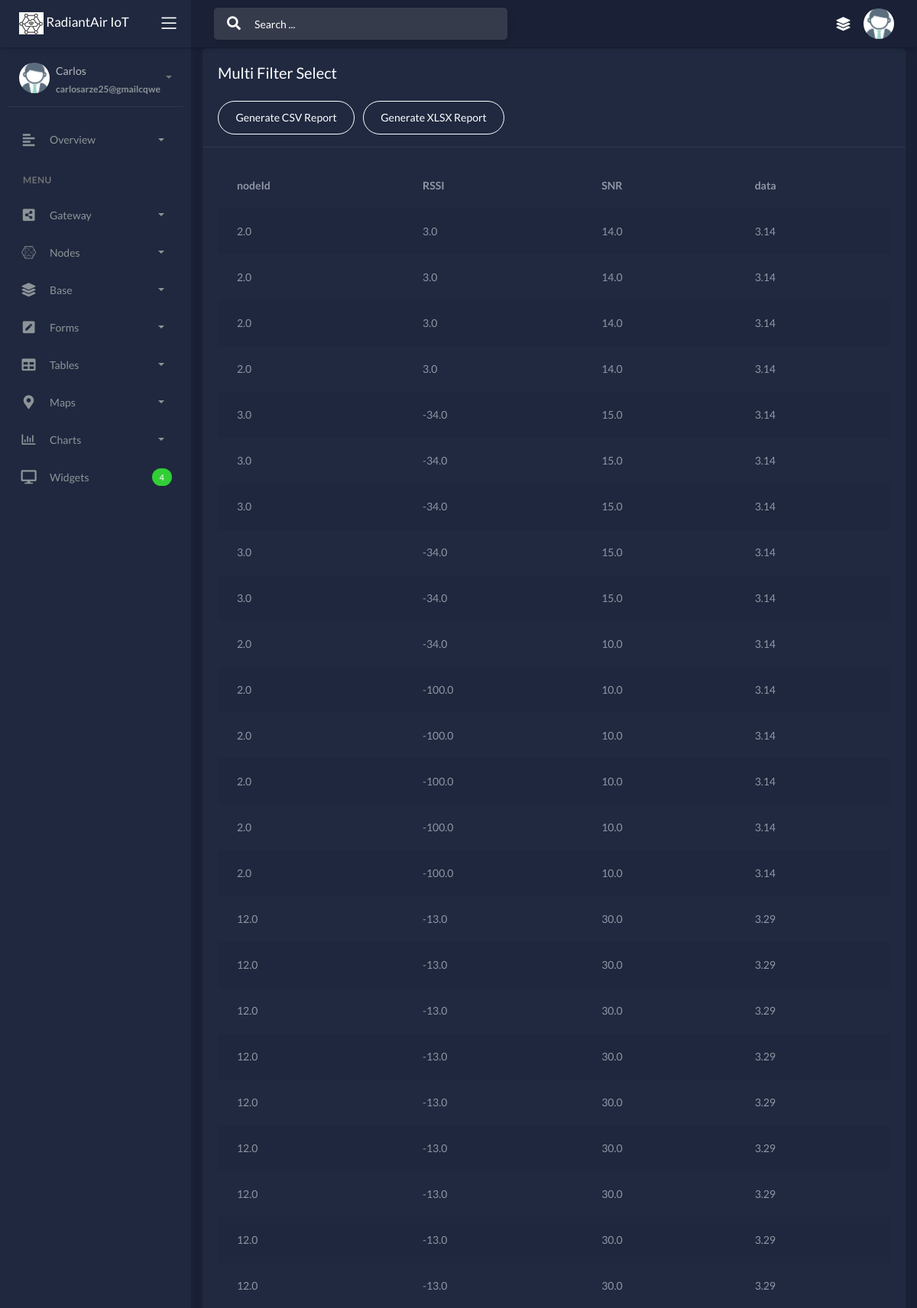
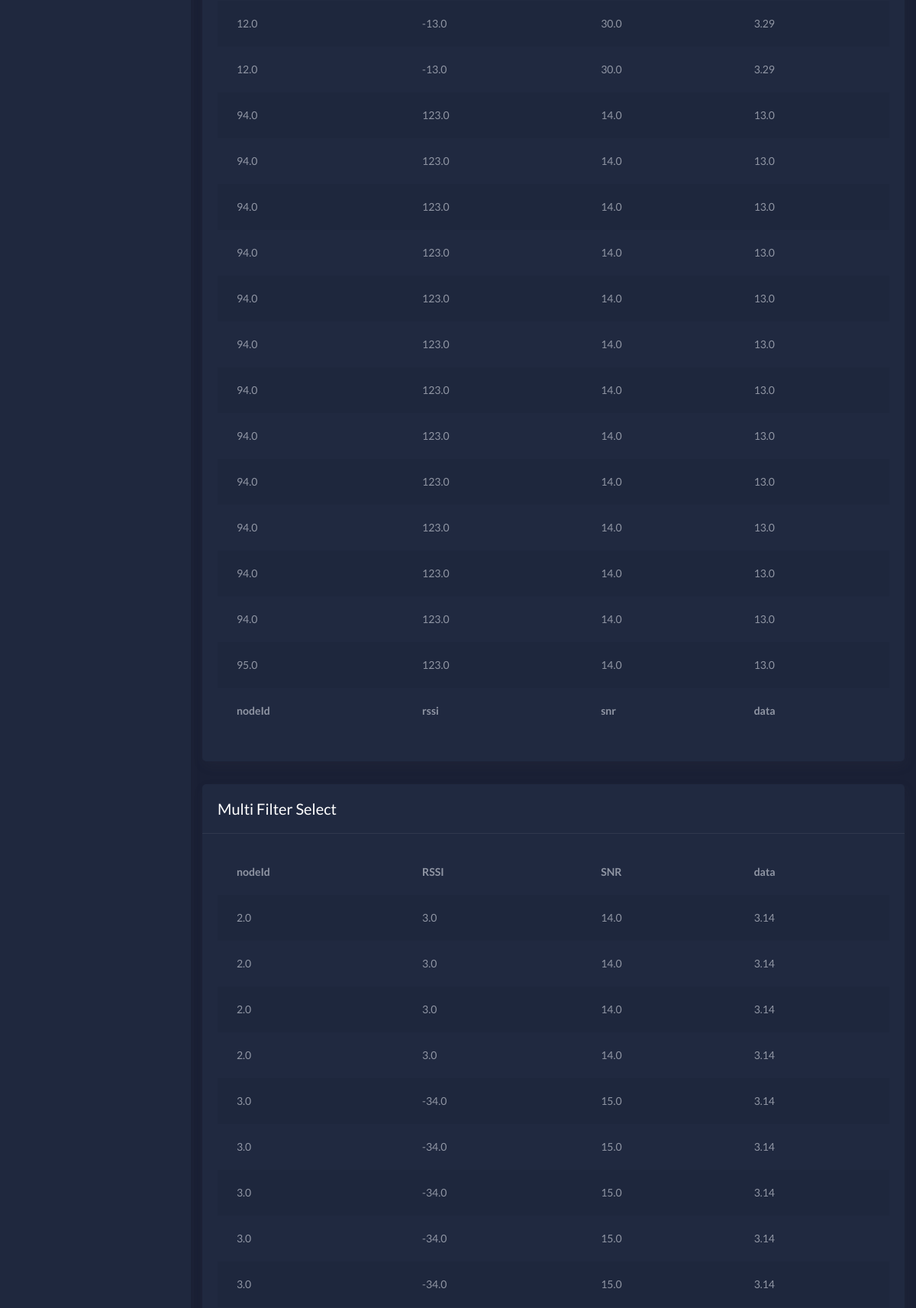
Page /node1metrics.html (signed in, upper part) on the committed database (2 pictures, top to bottom).
### apps/authentication/models.py (models this page shows, shortened)
class Users(db.Model, UserMixin):
    __tablename__ = 'Users'
    id = db.Column(db.Integer, primary_key=True)
    username = db.Column(db.String(64), unique=True)
    email = db.Column(db.String(64), unique=True)
    password = db.Column(db.LargeBinary)

class Node(db.Model,UserMixin):
    __tablename__ = 'Node'
    id= db.Column(db.Integer,primary_key=True)
    nodeId=db.Column(db.Float,nullable=False)
    rssi=db.Column(db.Float,nullable=False)
    snr=db.Column(db.Float,nullable=False)
    data=db.Column(db.Float,nullable=False)

### apps/home/routes.py (the view)
@blueprint.route('/<template>')
@login_required
def route_template(template):
    try:
        if not template.endswith('.html'):
            template += '.html'
        segment = get_segment(request)
        if template=="node1metrics.html":
            user=Users.query.order_by(Users.id).all()
            node=Node.query.order_by(Node.id).all()
            return render_template("home/" + template, segment=segment,user=user,node=node)
        return render_template("home/" + template, segment=segment)
    except TemplateNotFound:
        return render_template('home/page-404.html'), 404
    except:
        return render_template('home/page-500.html'), 500

### apps/__init__.py (called while the page is built)
def configure_database(app):
    @app.before_first_request
    def initialize_database():
        try:
            db.create_all()
        except Exception as e:
            print('> Error: DBMS Exception: ' + str(e) )
            basedir = os.path.abspath(os.path.dirname(__file__))
            app.config['SQLALCHEMY_DATABASE_URI'] = SQLALCHEMY_DATABASE_URI = 'sqlite:///' + os.path.join(basedir, 'db.sqlite3')
            db.create_all()
    @app.teardown_request
    def shutdown_session(exception=None):
        db.session.remove()

### apps/authentication/models.py (called while the page is built)
@login_manager.user_loader
def user_loader(id):
    return Users.query.filter_by(id=id).first()

### apps/home/routes.py (called while the page is built)
def get_segment(request):
    try:
        segment = request.path.split('/')[-1]
        if segment == '':
            segment = 'index'
        return segment
    except:
        return None

### apps/templates/home/node1metrics.html (shortened to what this page needs)
{% extends "layouts/base.html" %}
{% block stylesheets %}{% endblock stylesheets %} {% block content %}
<br /><br /><br />
<div class="col-md-12">
  <div class="card">
    <div class="card-header">
      <h4 class="card-title">Multi Filter Select</h4>
      <br>
      <a href="{{ url_for('.download_report_csv') }}" class="btn btn-white btn-border btn-round mr-2">Generate CSV Report</a>
      <a href="{{ url_for('.download_report_xlsx') }}" class="btn btn-white btn-border btn-round mr-2">Generate XLSX Report</a>
    </div>
    <div class="card-body">
      <div class="table-responsive">
        <table
          id="multi-filter-select"
          class="display table table-striped table-hover"
        >
          <thead>
            <tr>
              <th>nodeId</th>
              <th>RSSI</th>
              <th>SNR</th>
              <th>data</th>
            </tr>
          </thead>
          <tfoot>
            <tr>
              <th>nodeId</th>
              <th>rssi</th>
              <th>snr</th>
              <th>data</th>
            </tr>
          </tfoot>
          <tbody>
            {% for n in node %}
            <tr>
              <td>{{n.nodeId}}</td>
              <td>{{n.rssi}}</td>
              <td>{{n.snr}}</td>
              <td>{{n.data}}</td>
            </tr>
            {% endfor %}
          </tbody>
        </table>
      </div>
    </div>
  </div>
</div>
<div class="col-md-12">
  <div class="card">
    <div class="card-header">
      <h4 class="card-title">Multi Filter Select</h4>
    </div>
    <div class="card-body">
      <div class="table-responsive">
        <table
          id="multi-filter-select2"
          class="display table table-striped table-hover"
        >
          <thead>
            <tr>
              <th>nodeId</th>
              <th>RSSI</th>
              <th>SNR</th>
              <th>data</th>
            </tr>
          </thead>
          <tbody>
            {% for n in node %}
            <tr>
              <td>{{n.nodeId}}</td>
              <td>{{n.rssi}}</td>
              <td>{{n.snr}}</td>
              <td>{{n.data}}</td>
            </tr>
            {% endfor %}
          </tbody>
        </table>
      </div>
    </div>
  </div>
</div>
{% endblock content %}

### apps/templates/layouts/base.html (shortened to what this page needs)
<!DOCTYPE html>
<html lang="en">
<head>
	<link rel="stylesheet" href="/static/assets/css/bootstrap.min.css">
	<link rel="stylesheet" href="/static/assets/css/atlantis.min.css">
	<link rel="stylesheet" href="/static/assets/css/demo.css">
</head>
<body data-background-color="dark">
	<div class="wrapper">
        {% include 'includes/navigation.html' %}
        {% include 'includes/sidebar.html' %}
		<div class="main-panel">
			{% block content %}{% endblock content %}
		</div>
	</div>
</body>
</html>

### apps/templates/includes/navigation.html (shortened to what this page needs)
		<div class="main-header">
			<div class="logo-header" data-background-color="dark2">
				<a href="index.html" class="logo">
					<img src="/static/assets/img/logdiy.jpg"></img>
					<span style="color:white">RadiantAir IoT </span>
				</a>
				<div class="nav-toggle">
					<button class="btn btn-toggle toggle-sidebar">
						<i class="icon-menu"></i>
					</button>
				</div>
			</div>
			<nav class="navbar navbar-header navbar-expand-lg" data-background-color="dark">
				{% if current_user.is_authenticated %}
				<div class="container-fluid">
					<div class="collapse" id="search-nav">
						<form class="navbar-left navbar-form nav-search mr-md-3">
							<div class="input-group">
								<div class="input-group-prepend">
									<button type="submit" class="btn btn-search pr-1">
										<i class="fa fa-search search-icon"></i>
									</button>
								</div>
								<input type="text" placeholder="Search ..." class="form-control">
							</div>
						</form>
					</div>
					<ul class="navbar-nav topbar-nav ml-md-auto align-items-center">
						<li class="nav-item dropdown hidden-caret">
							<a class="nav-link" data-toggle="dropdown" href="#" aria-expanded="false">
								<i class="fas fa-layer-group"></i>
							</a>
						</li>
						<li class="nav-item dropdown hidden-caret">
							<a class="dropdown-toggle profile-pic" data-toggle="dropdown" href="#" aria-expanded="false">
								<div class="avatar-sm">
									<img src="/static/assets/img/profile.jpg" alt="..." class="avatar-img rounded-circle">
								</div>
							</a>
						</li>
					</ul>
				</div>
				{% endif %}
			</nav>
        </div>

### apps/templates/includes/sidebar.html (shortened to what this page needs)
<div class="sidebar sidebar-style-2" data-background-color="dark2">
  <div class="sidebar-wrapper scrollbar scrollbar-inner">
    <div class="sidebar-content">
      {% if current_user.is_authenticated %}
      <div class="user">
        <div class="avatar-sm float-left mr-2">
          <img
            src="/static/assets/img/profile.jpg"
            alt="..."
            class="avatar-img rounded-circle"
          />
        </div>
        <div class="info">
          <a
            data-toggle="collapse"
            href="#collapseExample"
            aria-expanded="true"
          >
            <span>
              {{ current_user.username }}
              <span class="user-level"> {{ current_user.email }} </span>
              <span class="caret"></span>
            </span>
          </a>
        </div>
      </div>
      <ul class="nav nav-primary">
        <li class="nav-item {% if 'index' in segment %} active {% endif %}">
          <a
            data-toggle="collapse"
            href="#dashboard"
            class="collapsed"
            aria-expanded="false"
          >
            <i class="fas fa-align-left"></i>
            <p>Overview</p>
            <span class="caret"></span>
          </a>
        </li>
        <li class="nav-section">
          <h4 class="text-section">MENU</h4>
        </li>
        <li class="nav-item {% if 'ui-' in segment %} active {% endif %}">
          <a data-toggle="collapse" href="#gateway">
            <i class="fas fa-share-alt-square"></i>
            <p>Gateway</p>
            <span class="caret"></span>
          </a>
		   <li class="nav-item">
          <a data-toggle="collapse" href="#submenu">
            <i class="fab fa-connectdevelop"></i>
            <p>Nodes</p>
            <span class="caret"></span>
          </a>
          <a data-toggle="collapse" href="#base">
            <i class="fas fa-layer-group"></i>
            <p>Base</p>
            <span class="caret"></span>
          </a>
        </li>
        <li class="nav-item {% if 'form' in segment %} active {% endif %}">
          <a data-toggle="collapse" href="#forms">
            <i class="fas fa-pen-square"></i>
            <p>Forms</p>
            <span class="caret"></span>
          </a>
        </li>
        <li class="nav-item {% if 'tables' in segment %} active {% endif %}">
          <a data-toggle="collapse" href="#tables">
            <i class="fas fa-table"></i>
            <p>Tables</p>
            <span class="caret"></span>
          </a>
        </li>
        <li class="nav-item {% if 'maps' in segment %} active {% endif %}">
          <a data-toggle="collapse" href="#maps">
            <i class="fas fa-map-marker-alt"></i>
            <p>Maps</p>
            <span class="caret"></span>
          </a>
        </li>
        <li class="nav-item {% if 'charts' in segment %} active {% endif %}">
          <a data-toggle="collapse" href="#charts">
            <i class="far fa-chart-bar"></i>
            <p>Charts</p>
            <span class="caret"></span>
          </a>
        </li>
        <li class="nav-item {% if 'widgets' in segment %} active {% endif %}">
          <a href="/widgets.html">
            <i class="fas fa-desktop"></i>
            <p>Widgets</p>
            <span class="badge badge-success">4</span>
          </a>
        </li>
      </ul>
      {% endif %}
    </div>
  </div>
</div>

### rows in the picture
Users: username "Carlos", email "carlosarze25@gmailcqwe"
Node: nodeId "2.0", rssi "3.0", snr "14.0", data "3.14"
Node: nodeId "2.0", rssi "3.0", snr "14.0", data "3.14"
Node: nodeId "2.0", rssi "3.0", snr "14.0", data "3.14"
Node: nodeId "2.0", rssi "3.0", snr "14.0", data "3.14"
Node: nodeId "3.0", rssi "-34.0", snr "15.0", data "3.14"
Node: nodeId "3.0", rssi "-34.0", snr "15.0", data "3.14"
Node: nodeId "3.0", rssi "-34.0", snr "15.0", data "3.14"
Node: nodeId "3.0", rssi "-34.0", snr "15.0", data "3.14"
Node: nodeId "3.0", rssi "-34.0", snr "15.0", data "3.14"
Node: nodeId "2.0", rssi "-34.0", snr "10.0", data "3.14"
Node: nodeId "2.0", rssi "-100.0", snr "10.0", data "3.14"
Node: nodeId "2.0", rssi "-100.0", snr "10.0", data "3.14"
Node: nodeId "2.0", rssi "-100.0", snr "10.0", data "3.14"
Node: nodeId "2.0", rssi "-100.0", snr "10.0", data "3.14"
Node: nodeId "2.0", rssi "-100.0", snr "10.0", data "3.14"
Node: nodeId "12.0", rssi "-13.0", snr "30.0", data "3.29"
Node: nodeId "12.0", rssi "-13.0", snr "30.0", data "3.29"
Node: nodeId "12.0", rssi "-13.0", snr "30.0", data "3.29"
Node: nodeId "12.0", rssi "-13.0", snr "30.0", data "3.29"
Node: nodeId "12.0", rssi "-13.0", snr "30.0", data "3.29"
Node: nodeId "12.0", rssi "-13.0", snr "30.0", data "3.29"
Node: nodeId "12.0", rssi "-13.0", snr "30.0", data "3.29"
Node: nodeId "12.0", rssi "-13.0", snr "30.0", data "3.29"
Node: nodeId "12.0", rssi "-13.0", snr "30.0", data "3.29"
Node: nodeId "12.0", rssi "-13.0", snr "30.0", data "3.29"
Node: nodeId "12.0", rssi "-13.0", snr "30.0", data "3.29"
Node: nodeId "94.0", rssi "123.0", snr "14.0", data "13.0"
Node: nodeId "94.0", rssi "123.0", snr "14.0", data "13.0"
Node: nodeId "94.0", rssi "123.0", snr "14.0", data "13.0"
Node: nodeId "94.0", rssi "123.0", snr "14.0", data "13.0"
Node: nodeId "94.0", rssi "123.0", snr "14.0", data "13.0"
Node: nodeId "94.0", rssi "123.0", snr "14.0", data "13.0"
Node: nodeId "94.0", rssi "123.0", snr "14.0", data "13.0"
Node: nodeId "94.0", rssi "123.0", snr "14.0", data "13.0"
Node: nodeId "94.0", rssi "123.0", snr "14.0", data "13.0"
Node: nodeId "94.0", rssi "123.0", snr "14.0", data "13.0"
Node: nodeId "94.0", rssi "123.0", snr "14.0", data "13.0"
Node: nodeId "94.0", rssi "123.0", snr "14.0", data "13.0"
Node: nodeId "95.0", rssi "123.0", snr "14.0", data "13.0"
